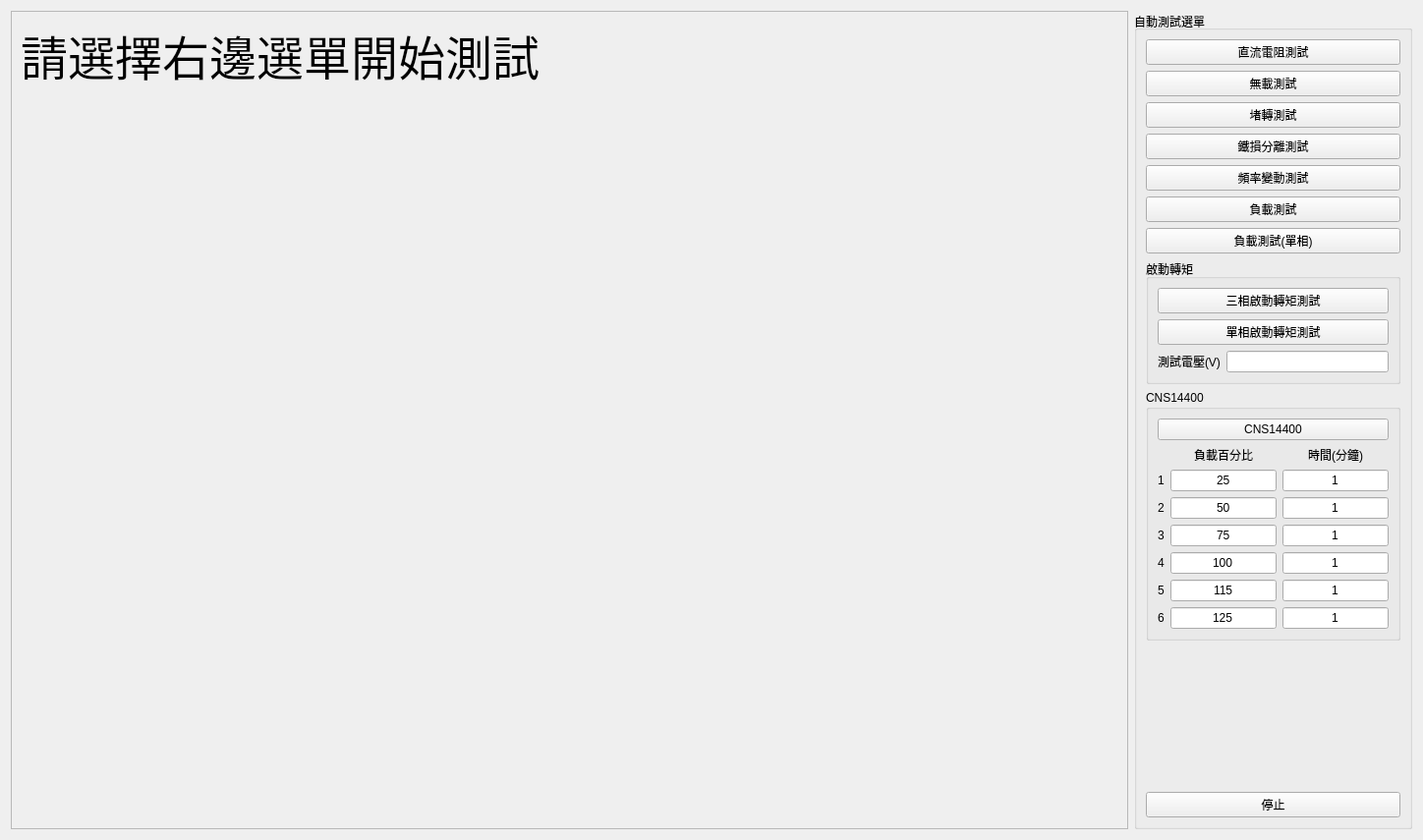
              <widget class="QWidget" name="scrollAreaWidgetContents_4">
               <property name="geometry">
                <rect>
                 <x>0</x>
                 <y>0</y>
                 <width>1448</width>
                 <height>855</height>
                </rect>
               </property>
               <layout class="QHBoxLayout" name="horizontalLayout_2">
                <item>
                 <widget class="QFrame" name="frame_4">
                  <property name="sizePolicy">
                   <sizepolicy hsizetype="Preferred" vsizetype="Preferred">
                    <horstretch>1</horstretch>
                    <verstretch>0</verstretch>
                   </sizepolicy>
                  </property>
                  <property name="frameShape">
                   <enum>QFrame::StyledPanel</enum>
                  </property>
                  <property name="frameShadow">
                   <enum>QFrame::Raised</enum>
                  </property>
                  <layout class="QVBoxLayout" name="verticalLayout_17">
                   <item alignment="Qt::AlignTop">
                    <widget class="QLabel" name="label_auto_test_state">
                     <property name="font">
                      <font>
                       <pointsize>36</pointsize>
                      </font>
                     </property>
                     <property name="text">
                      <string>請選擇右邊選單開始測試</string>
                     </property>
                    </widget>
                   </item>
                  </layout>
                 </widget>
                </item>
                <item>
                 <widget class="QGroupBox" name="groupBox">
                  <property name="title">
                   <string>自動測試選單</string>
                  </property>
                  <property name="alignment">
                   <set>Qt::AlignLeading|Qt::AlignLeft|Qt::AlignVCenter</set>
                  </property>
                  <layout class="QVBoxLayout" name="verticalLayout_3">
                   <item>
                    <widget class="QPushButton" name="btn_dc_resistance_test">
                     <property name="text">
                      <string>直流電阻測試</string>
                     </property>
                    </widget>
                   </item>
                   <item>
                    <widget class="QPushButton" name="btn_no_load_test">
                     <property name="text">
                      <string>無載測試</string>
                     </property>
                    </widget>
                   </item>
                   <item>
                    <widget class="QPushButton" name="btn_lock_rotor_test">
                     <property name="text">
                      <string>堵轉測試</string>
                     </property>
                    </widget>
                   </item>
                   <item>
                    <widget class="QPushButton" name="btn_separate_excitation_test">
                     <property name="text">
                      <string>鐵損分離測試</string>
                     </property>
                    </widget>
                   </item>
                   <item>
                    <widget class="QPushButton" name="btn_frequency_drift_test">
                     <property name="text">
                      <string>頻率變動測試</string>
                     </property>
                    </widget>
                   </item>
                   <item>
                    <widget class="QPushButton" name="btn_load_test">
                     <property name="text">
                      <string>負載測試</string>
                     </property>
                    </widget>
                   </item>
                   <item>
                    <widget class="QPushButton" name="btn_load_test_single">
                     <property name="text">
                      <string>負載測試(單相)</string>
                     </property>
                    </widget>
                   </item>
                   <item>
                    <widget class="QGroupBox" name="groupBox_3">
                     <property name="title">
                      <string>啟動轉矩</string>
                     </property>
                     <layout class="QGridLayout" name="gridLayout_10">
                      <item row="4" column="0">
                       <widget class="QLabel" name="label_71">
                        <property name="text">
                         <string>測試電壓(V)</string>
                        </property>
                       </widget>
                      </item>
                      <item row="4" column="1">
                       <widget class="QLineEdit" name="lineEdit_start_torque_v">
                        <property name="text">
                         <string/>
                        </property>
                        <property name="alignment">
                         <set>Qt::AlignCenter</set>
                        </property>
                       </widget>
                      </item>
                      <item row="1" column="0" colspan="2">
                       <widget class="QPushButton" name="btn_single_phase_start_torque_test">
                        <property name="text">
                         <string>單相啟動轉矩測試</string>
                        </property>
                       </widget>
                      </item>
                      <item row="0" column="0" colspan="2">
                       <widget class="QPushButton" name="btn_three_phase_start_torque_test">
                        <property name="text">
                         <string>三相啟動轉矩測試</string>
                        </property>
                       </widget>
                      </item>
                     </layout>
                    </widget>
                   </item>
                   <item>
                    <widget class="QGroupBox" name="groupBox_2">
                     <property name="title">
                      <string>CNS14400</string>
                     </property>
                     <layout class="QGridLayout" name="gridLayout_9">
                      <item row="7" column="0">
                       <widget class="QLabel" name="label_81">
                        <property name="text">
                         <string>5</string>
                        </property>
                       </widget>
                      </item>
                      <item row="7" column="2">
                       <widget class="QLineEdit" name="lineEdit_cns_time_min_5">
                        <property name="text">
                         <string>1</string>
                        </property>
                        <property name="alignment">
                         <set>Qt::AlignCenter</set>
                        </property>
                       </widget>
                      </item>
                      <item row="7" column="1">
                       <widget class="QLineEdit" name="lineEdit_cns_load_percent_5">
                        <property name="text">
                         <string>115</string>
                        </property>
                        <property name="alignment">
                         <set>Qt::AlignCenter</set>
                        </property>
                       </widget>
                      </item>
                      <item row="2" column="2">
                       <widget class="QLabel" name="label_75">
                        <property name="text">
                         <string>時間(分鐘)</string>
                        </property>
                        <property name="alignment">
                         <set>Qt::AlignCenter</set>
                        </property>
                       </widget>
                      </item>
                      <item row="5" column="0">
                       <widget class="QLabel" name="label_79">
                        <property name="text">
                         <string>3</string>
                        </property>
                       </widget>
                      </item>
                      <item row="6" column="0">
                       <widget class="QLabel" name="label_80">
                        <property name="text">
                         <string>4</string>
                        </property>
                       </widget>
                      </item>
                      <item row="6" column="2">
                       <widget class="QLineEdit" name="lineEdit_cns_time_min_4">
                        <property name="text">
                         <string>1</string>
                        </property>
                        <property name="alignment">
                         <set>Qt::AlignCenter</set>
                        </property>
                       </widget>
                      </item>
                      <item row="2" column="1">
                       <widget class="QLabel" name="label_76">
                        <property name="text">
                         <string>負載百分比</string>
                        </property>
                        <property name="alignment">
                         <set>Qt::AlignCenter</set>
                        </property>
                       </widget>
                      </item>
                      <item row="6" column="1">
                       <widget class="QLineEdit" name="lineEdit_cns_load_percent_4">
                        <property name="text">
                         <string>100</string>
                        </property>
                        <property name="alignment">
                         <set>Qt::AlignCenter</set>
                        </property>
                       </widget>
                      </item>
                      <item row="4" column="2">
                       <widget class="QLineEdit" name="lineEdit_cns_time_min_2">
                        <property name="text">
                         <string>1</string>
                        </property>
                        <property name="alignment">
                         <set>Qt::AlignCenter</set>
                        </property>
                       </widget>
                      </item>
                      <item row="5" column="2">
                       <widget class="QLineEdit" name="lineEdit_cns_time_min_3">
                        <property name="text">
                         <string>1</string>
                        </property>
                        <property name="alignment">
                         <set>Qt::AlignCenter</set>
                        </property>
                       </widget>
                      </item>
                      <item row="3" column="2">
                       <widget class="QLineEdit" name="lineEdit_cns_time_min_1">
                        <property name="text">
                         <string>1</string>
                        </property>
                        <property name="alignment">
                         <set>Qt::AlignCenter</set>
                        </property>
                       </widget>
                      </item>
                      <item row="8" column="0">
                       <widget class="QLabel" name="label_82">
                        <property name="text">
                         <string>6</string>
                        </property>
                       </widget>
                      </item>
                      <item row="4" column="1">
                       <widget class="QLineEdit" name="lineEdit_cns_load_percent_2">
                        <property name="text">
                         <string>50</string>
                        </property>
                        <property name="alignment">
                         <set>Qt::AlignCenter</set>
                        </property>
                       </widget>
                      </item>
                      <item row="3" column="1">
                       <widget class="QLineEdit" name="lineEdit_cns_load_percent_1">
                        <property name="text">
                         <string>25</string>
                        </property>
                        <property name="alignment">
                         <set>Qt::AlignCenter</set>
                        </property>
                       </widget>
                      </item>
                      <item row="4" column="0">
                       <widget class="QLabel" name="label_78">
                        <property name="text">
                         <string>2</string>
                        </property>
                       </widget>
                      </item>
                      <item row="5" column="1">
                       <widget class="QLineEdit" name="lineEdit_cns_load_percent_3">
                        <property name="text">
                         <string>75</string>
                        </property>
                        <property name="alignment">
                         <set>Qt::AlignCenter</set>
                        </property>
                       </widget>
                      </item>
                      <item row="8" column="1">
                       <widget class="QLineEdit" name="lineEdit_cns_load_percent_6">
                        <property name="text">
                         <string>125</string>
                        </property>
                        <property name="alignment">
                         <set>Qt::AlignCenter</set>
                        </property>
                       </widget>
                      </item>
                      <item row="8" column="2">
                       <widget class="QLineEdit" name="lineEdit_cns_time_min_6">
                        <property name="text">
                         <string>1</string>
                        </property>
                        <property name="alignment">
                         <set>Qt::AlignCenter</set>
                        </property>
                       </widget>
                      </item>
                      <item row="3" column="0">
                       <widget class="QLabel" name="label_77">
                        <property name="text">
                         <string>1</string>
                        </property>
                       </widget>
                      </item>
                      <item row="0" column="0" colspan="3">
                       <widget class="QPushButton" name="btn_CNS_test">
                        <property name="text">
                         <string>CNS14400</string>
                        </property>
                       </widget>
                      </item>
                     </layout>
                    </widget>
                   </item>
                   <item>
                    <spacer name="verticalSpacer_2">
                     <property name="orientation">
                      <enum>Qt::Vertical</enum>
                     </property>
                     <property name="sizeHint" stdset="0">
                      <size>
                       <width>20</width>
                       <height>40</height>
                      </size>
                     </property>
                    </spacer>
                   </item>
                   <item>
                    <widget class="QPushButton" name="btn_auto_test_stop">
                     <property name="text">
                      <string>停止</string>
                     </property>
                    </widget>
                   </item>
                  </layout>
                 </widget>
                </item>
               </layout>
              </widget>
